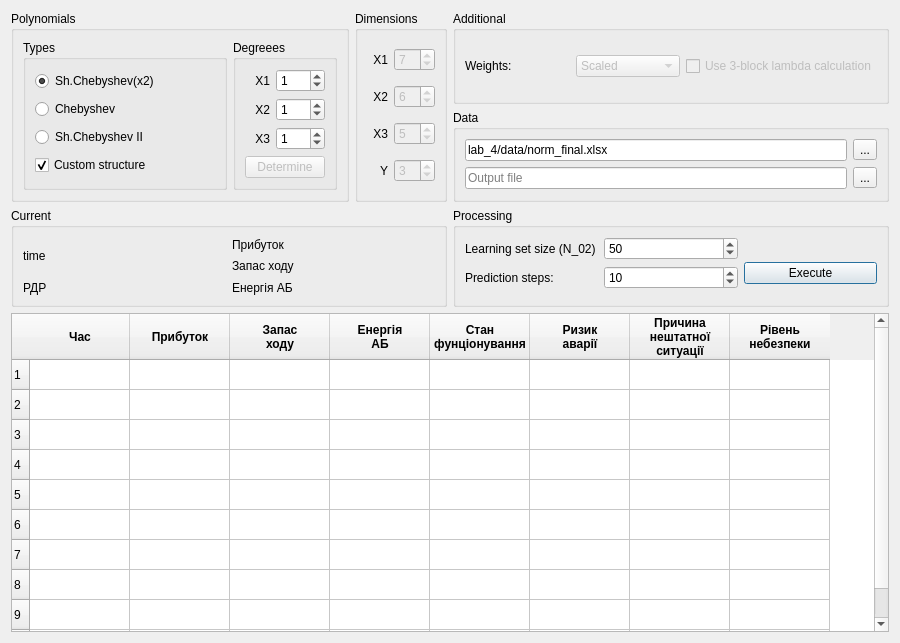
<?xml version="1.0" encoding="UTF-8"?>
<ui version="4.0">
 <class>Form</class>
 <widget class="QWidget" name="Form">
  <property name="geometry">
   <rect>
    <x>0</x>
    <y>0</y>
    <width>900</width>
    <height>643</height>
   </rect>
  </property>
  <property name="windowTitle">
   <string>Form1</string>
  </property>
  <layout class="QGridLayout" name="gridLayout_2">
   <item row="0" column="0" rowspan="2" colspan="2">
    <layout class="QHBoxLayout" name="horizontalLayout_9">
     <item>
      <layout class="QHBoxLayout" name="horizontalLayout_8">
       <item>
        <widget class="QGroupBox" name="groupBox_5">
         <property name="title">
          <string>Polynomials</string>
         </property>
         <layout class="QHBoxLayout" name="horizontalLayout">
          <item>
           <widget class="QGroupBox" name="groupBox_3">
            <property name="sizePolicy">
             <sizepolicy hsizetype="MinimumExpanding" vsizetype="Preferred">
              <horstretch>0</horstretch>
              <verstretch>0</verstretch>
             </sizepolicy>
            </property>
            <property name="title">
             <string>Types</string>
            </property>
            <layout class="QVBoxLayout" name="verticalLayout">
             <item>
              <widget class="QRadioButton" name="radio_sh_cheb">
               <property name="text">
                <string>Sh.Chebyshev(x2)</string>
               </property>
               <property name="checked">
                <bool>true</bool>
               </property>
              </widget>
             </item>
             <item>
              <widget class="QRadioButton" name="radio_cheb">
               <property name="text">
                <string>Chebyshev</string>
               </property>
              </widget>
             </item>
             <item>
              <widget class="QRadioButton" name="radio_sh_cheb_2">
               <property name="text">
                <string>Sh.Chebyshev II</string>
               </property>
              </widget>
             </item>
             <item>
              <widget class="QCheckBox" name="custom_check">
               <property name="text">
                <string>Custom structure</string>
               </property>
               <property name="checked">
                <bool>true</bool>
               </property>
              </widget>
             </item>
            </layout>
           </widget>
          </item>
          <item>
           <widget class="QGroupBox" name="groupBox_4">
            <property name="sizePolicy">
             <sizepolicy hsizetype="Fixed" vsizetype="Preferred">
              <horstretch>0</horstretch>
              <verstretch>0</verstretch>
             </sizepolicy>
            </property>
            <property name="title">
             <string>Degreees</string>
            </property>
            <layout class="QGridLayout" name="gridLayout_4" columnstretch="1,2">
             <item row="0" column="0">
              <widget class="QLabel" name="label_6">
               <property name="text">
                <string>X1</string>
               </property>
               <property name="alignment">
                <set>Qt::AlignRight|Qt::AlignTrailing|Qt::AlignVCenter</set>
               </property>
              </widget>
             </item>
             <item row="2" column="1">
              <widget class="QSpinBox" name="x3_deg">
               <property name="value">
                <number>1</number>
               </property>
              </widget>
             </item>
             <item row="2" column="0">
              <widget class="QLabel" name="label_7">
               <property name="text">
                <string>X3</string>
               </property>
               <property name="alignment">
                <set>Qt::AlignRight|Qt::AlignTrailing|Qt::AlignVCenter</set>
               </property>
              </widget>
             </item>
             <item row="1" column="1">
              <widget class="QSpinBox" name="x2_deg">
               <property name="value">
                <number>1</number>
               </property>
              </widget>
             </item>
             <item row="1" column="0">
              <widget class="QLabel" name="label_8">
               <property name="text">
                <string>X2</string>
               </property>
               <property name="alignment">
                <set>Qt::AlignRight|Qt::AlignTrailing|Qt::AlignVCenter</set>
               </property>
              </widget>
             </item>
             <item row="0" column="1">
              <widget class="QSpinBox" name="x1_deg">
               <property name="value">
                <number>1</number>
               </property>
              </widget>
             </item>
             <item row="3" column="0" colspan="2">
              <widget class="QPushButton" name="bruteforce_btn">
               <property name="enabled">
                <bool>false</bool>
               </property>
               <property name="text">
                <string>Determine</string>
               </property>
              </widget>
             </item>
            </layout>
           </widget>
          </item>
         </layout>
        </widget>
       </item>
       <item>
        <widget class="QGroupBox" name="groupBox_2">
         <property name="sizePolicy">
          <sizepolicy hsizetype="Fixed" vsizetype="Preferred">
           <horstretch>0</horstretch>
           <verstretch>0</verstretch>
          </sizepolicy>
         </property>
         <property name="title">
          <string>Dimensions</string>
         </property>
         <layout class="QGridLayout" name="gridLayout_3">
          <item row="2" column="0">
           <widget class="QLabel" name="label_4">
            <property name="text">
             <string>X3</string>
            </property>
            <property name="alignment">
             <set>Qt::AlignRight|Qt::AlignTrailing|Qt::AlignVCenter</set>
            </property>
           </widget>
          </item>
          <item row="0" column="1">
           <widget class="QSpinBox" name="x1_dim">
            <property name="enabled">
             <bool>false</bool>
            </property>
            <property name="value">
             <number>7</number>
            </property>
           </widget>
          </item>
          <item row="0" column="0">
           <widget class="QLabel" name="label_2">
            <property name="text">
             <string>X1</string>
            </property>
            <property name="alignment">
             <set>Qt::AlignRight|Qt::AlignTrailing|Qt::AlignVCenter</set>
            </property>
           </widget>
          </item>
          <item row="3" column="1">
           <widget class="QSpinBox" name="y_dim">
            <property name="enabled">
             <bool>false</bool>
            </property>
            <property name="value">
             <number>3</number>
            </property>
           </widget>
          </item>
          <item row="1" column="0">
           <widget class="QLabel" name="label_3">
            <property name="text">
             <string>X2</string>
            </property>
            <property name="alignment">
             <set>Qt::AlignRight|Qt::AlignTrailing|Qt::AlignVCenter</set>
            </property>
           </widget>
          </item>
          <item row="3" column="0">
           <widget class="QLabel" name="label_5">
            <property name="text">
             <string>Y</string>
            </property>
            <property name="alignment">
             <set>Qt::AlignRight|Qt::AlignTrailing|Qt::AlignVCenter</set>
            </property>
           </widget>
          </item>
          <item row="1" column="1">
           <widget class="QSpinBox" name="x2_dim">
            <property name="enabled">
             <bool>false</bool>
            </property>
            <property name="value">
             <number>6</number>
            </property>
           </widget>
          </item>
          <item row="2" column="1">
           <widget class="QSpinBox" name="x3_dim">
            <property name="enabled">
             <bool>false</bool>
            </property>
            <property name="value">
             <number>5</number>
            </property>
           </widget>
          </item>
         </layout>
        </widget>
       </item>
      </layout>
     </item>
     <item>
      <layout class="QVBoxLayout" name="verticalLayout_2">
       <item>
        <widget class="QGroupBox" name="groupBox_7">
         <property name="title">
          <string>Additional</string>
         </property>
         <layout class="QHBoxLayout" name="horizontalLayout_3">
          <item>
           <widget class="QLabel" name="label_9">
            <property name="text">
             <string>Weights:</string>
            </property>
           </widget>
          </item>
          <item>
           <widget class="QComboBox" name="weights_box">
            <property name="enabled">
             <bool>false</bool>
            </property>
            <property name="currentIndex">
             <number>1</number>
            </property>
            <item>
             <property name="text">
              <string>Average</string>
             </property>
            </item>
            <item>
             <property name="text">
              <string>Scaled</string>
             </property>
            </item>
           </widget>
          </item>
          <item>
           <widget class="QCheckBox" name="lambda_check">
            <property name="enabled">
             <bool>false</bool>
            </property>
            <property name="text">
             <string>Use 3-block lambda calculation</string>
            </property>
           </widget>
          </item>
         </layout>
        </widget>
       </item>
       <item>
        <widget class="QGroupBox" name="groupBox">
         <property name="title">
          <string>Data</string>
         </property>
         <layout class="QGridLayout" name="gridLayout_5">
          <item row="2" column="0">
           <widget class="QLineEdit" name="line_output">
            <property name="text">
             <string/>
            </property>
            <property name="placeholderText">
             <string>Output file</string>
            </property>
           </widget>
          </item>
          <item row="1" column="0">
           <widget class="QLineEdit" name="line_input">
            <property name="text">
             <string>lab_4/data/norm_final.xlsx</string>
            </property>
            <property name="placeholderText">
             <string>Input file</string>
            </property>
           </widget>
          </item>
          <item row="2" column="1">
           <widget class="QToolButton" name="select_output">
            <property name="text">
             <string>...</string>
            </property>
           </widget>
          </item>
          <item row="1" column="1">
           <widget class="QToolButton" name="select_input">
            <property name="text">
             <string>...</string>
            </property>
           </widget>
          </item>
         </layout>
        </widget>
       </item>
      </layout>
     </item>
    </layout>
   </item>
   <item row="2" column="1">
    <widget class="QGroupBox" name="groupBox_6">
     <property name="title">
      <string>Processing</string>
     </property>
     <layout class="QGridLayout" name="gridLayout">
      <item row="3" column="0">
       <widget class="QLabel" name="label_10">
        <property name="text">
         <string>Prediction steps:</string>
        </property>
       </widget>
      </item>
      <item row="3" column="2">
       <widget class="QSpinBox" name="predictBox">
        <property name="value">
         <number>10</number>
        </property>
       </widget>
      </item>
      <item row="2" column="3" rowspan="3">
       <widget class="QPushButton" name="exec_button">
        <property name="text">
         <string>Execute</string>
        </property>
        <property name="default">
         <bool>true</bool>
        </property>
        <property name="flat">
         <bool>false</bool>
        </property>
       </widget>
      </item>
      <item row="1" column="2" rowspan="2">
       <widget class="QSpinBox" name="sample_spin">
        <property name="maximum">
         <number>999</number>
        </property>
        <property name="value">
         <number>50</number>
        </property>
       </widget>
      </item>
      <item row="1" column="0" rowspan="2">
       <widget class="QLabel" name="label">
        <property name="text">
         <string>Learning set size (N_02)</string>
        </property>
       </widget>
      </item>
     </layout>
    </widget>
   </item>
   <item row="2" column="0">
    <widget class="QGroupBox" name="Current">
     <property name="title">
      <string>Current</string>
     </property>
     <layout class="QGridLayout" name="gridLayout_6">
      <item row="0" column="0" rowspan="2">
       <widget class="QLabel" name="label_11">
        <property name="text">
         <string>time</string>
        </property>
       </widget>
      </item>
      <item row="0" column="1" rowspan="2">
       <widget class="QLabel" name="lbl_time">
        <property name="text">
         <string/>
        </property>
       </widget>
      </item>
      <item row="0" column="2">
       <widget class="QLabel" name="label_12">
        <property name="text">
         <string>Прибуток</string>
        </property>
       </widget>
      </item>
      <item row="0" column="3">
       <widget class="QLabel" name="lbl_y1">
        <property name="text">
         <string/>
        </property>
       </widget>
      </item>
      <item row="1" column="2">
       <widget class="QLabel" name="label_13">
        <property name="text">
         <string>Запас ходу</string>
        </property>
       </widget>
      </item>
      <item row="1" column="3">
       <widget class="QLabel" name="lbl_y2">
        <property name="text">
         <string/>
        </property>
       </widget>
      </item>
      <item row="2" column="0">
       <widget class="QLabel" name="label_15">
        <property name="text">
         <string>РДР</string>
        </property>
       </widget>
      </item>
      <item row="2" column="1">
       <widget class="QLabel" name="lbl_rmr">
        <property name="text">
         <string/>
        </property>
       </widget>
      </item>
      <item row="2" column="2">
       <widget class="QLabel" name="label_14">
        <property name="text">
         <string>Енергія АБ</string>
        </property>
       </widget>
      </item>
      <item row="2" column="3">
       <widget class="QLabel" name="lbl_y3">
        <property name="text">
         <string/>
        </property>
       </widget>
      </item>
     </layout>
     <zorder>label_11</zorder>
     <zorder>lbl_time</zorder>
     <zorder>label_15</zorder>
     <zorder>lbl_rmr</zorder>
     <zorder>label_12</zorder>
     <zorder>lbl_y1</zorder>
     <zorder>label_13</zorder>
     <zorder>lbl_y2</zorder>
     <zorder>label_14</zorder>
     <zorder>lbl_y3</zorder>
    </widget>
   </item>
   <item row="3" column="0" colspan="2">
    <widget class="QTableWidget" name="tablewidget">
     <property name="maximumSize">
      <size>
       <width>900</width>
       <height>16777215</height>
      </size>
     </property>
     <property name="rowCount">
      <number>10</number>
     </property>
     <property name="columnCount">
      <number>8</number>
     </property>
     <row/>
     <row/>
     <row/>
     <row/>
     <row/>
     <row/>
     <row/>
     <row/>
     <row/>
     <row/>
     <column>
      <property name="text">
       <string>Час</string>
      </property>
      <property name="font">
       <font>
        <weight>75</weight>
        <bold>true</bold>
       </font>
      </property>
     </column>
     <column>
      <property name="text">
       <string>Прибуток</string>
      </property>
      <property name="font">
       <font>
        <weight>75</weight>
        <bold>true</bold>
       </font>
      </property>
     </column>
     <column>
      <property name="text">
       <string>Запас
ходу</string>
      </property>
      <property name="font">
       <font>
        <weight>75</weight>
        <bold>true</bold>
       </font>
      </property>
     </column>
     <column>
      <property name="text">
       <string>Енергія
АБ</string>
      </property>
      <property name="font">
       <font>
        <weight>75</weight>
        <bold>true</bold>
       </font>
      </property>
     </column>
     <column>
      <property name="text">
       <string>Стан
фунціонування</string>
      </property>
      <property name="font">
       <font>
        <weight>75</weight>
        <bold>true</bold>
       </font>
      </property>
     </column>
     <column>
      <property name="text">
       <string>Ризик
аварії</string>
      </property>
      <property name="font">
       <font>
        <weight>75</weight>
        <bold>true</bold>
       </font>
      </property>
     </column>
     <column>
      <property name="text">
       <string>Причина
нештатної
ситуації</string>
      </property>
      <property name="font">
       <font>
        <weight>75</weight>
        <bold>true</bold>
       </font>
      </property>
     </column>
     <column>
      <property name="text">
       <string>Рівень
небезпеки</string>
      </property>
      <property name="font">
       <font>
        <weight>75</weight>
        <bold>true</bold>
       </font>
      </property>
     </column>
     <item row="0" column="0">
      <property name="text">
       <string/>
      </property>
      <property name="font">
       <font>
        <weight>50</weight>
        <bold>false</bold>
       </font>
      </property>
     </item>
    </widget>
   </item>
  </layout>
 </widget>
 <tabstops>
  <tabstop>radio_sh_cheb</tabstop>
  <tabstop>radio_cheb</tabstop>
  <tabstop>radio_sh_cheb_2</tabstop>
  <tabstop>x1_deg</tabstop>
  <tabstop>x2_deg</tabstop>
  <tabstop>x3_deg</tabstop>
  <tabstop>x1_dim</tabstop>
  <tabstop>x2_dim</tabstop>
  <tabstop>x3_dim</tabstop>
  <tabstop>y_dim</tabstop>
  <tabstop>line_input</tabstop>
  <tabstop>select_input</tabstop>
  <tabstop>line_output</tabstop>
  <tabstop>select_output</tabstop>
 </tabstops>
 <resources/>
 <connections>
  <connection>
   <sender>exec_button</sender>
   <signal>clicked()</signal>
   <receiver>Form</receiver>
   <slot>exec_clicked()</slot>
   <hints>
    <hint type="sourcelabel">
     <x>379</x>
     <y>219</y>
    </hint>
    <hint type="destinationlabel">
     <x>309</x>
     <y>199</y>
    </hint>
   </hints>
  </connection>
  <connection>
   <sender>select_input</sender>
   <signal>clicked()</signal>
   <receiver>Form</receiver>
   <slot>input_clicked()</slot>
   <hints>
    <hint type="sourcelabel">
     <x>557</x>
     <y>95</y>
    </hint>
    <hint type="destinationlabel">
     <x>309</x>
     <y>199</y>
    </hint>
   </hints>
  </connection>
  <connection>
   <sender>select_output</sender>
   <signal>clicked()</signal>
   <receiver>Form</receiver>
   <slot>output_clicked()</slot>
   <hints>
    <hint type="sourcelabel">
     <x>557</x>
     <y>136</y>
    </hint>
    <hint type="destinationlabel">
     <x>309</x>
     <y>199</y>
    </hint>
   </hints>
  </connection>
  <connection>
   <sender>x1_dim</sender>
   <signal>valueChanged(int)</signal>
   <receiver>Form</receiver>
   <slot>dimension_modified(int)</slot>
   <hints>
    <hint type="sourcelabel">
     <x>361</x>
     <y>44</y>
    </hint>
    <hint type="destinationlabel">
     <x>309</x>
     <y>199</y>
    </hint>
   </hints>
  </connection>
  <connection>
   <sender>x2_dim</sender>
   <signal>valueChanged(int)</signal>
   <receiver>Form</receiver>
   <slot>dimension_modified(int)</slot>
   <hints>
    <hint type="sourcelabel">
     <x>361</x>
     <y>78</y>
    </hint>
    <hint type="destinationlabel">
     <x>309</x>
     <y>199</y>
    </hint>
   </hints>
  </connection>
  <connection>
   <sender>x3_dim</sender>
   <signal>valueChanged(int)</signal>
   <receiver>Form</receiver>
   <slot>dimension_modified(int)</slot>
   <hints>
    <hint type="sourcelabel">
     <x>361</x>
     <y>112</y>
    </hint>
    <hint type="destinationlabel">
     <x>309</x>
     <y>199</y>
    </hint>
   </hints>
  </connection>
  <connection>
   <sender>x1_deg</sender>
   <signal>valueChanged(int)</signal>
   <receiver>Form</receiver>
   <slot>degree_modified(int)</slot>
   <hints>
    <hint type="sourcelabel">
     <x>227</x>
     <y>81</y>
    </hint>
    <hint type="destinationlabel">
     <x>309</x>
     <y>199</y>
    </hint>
   </hints>
  </connection>
  <connection>
   <sender>x2_deg</sender>
   <signal>valueChanged(int)</signal>
   <receiver>Form</receiver>
   <slot>degree_modified(int)</slot>
   <hints>
    <hint type="sourcelabel">
     <x>227</x>
     <y>131</y>
    </hint>
    <hint type="destinationlabel">
     <x>309</x>
     <y>199</y>
    </hint>
   </hints>
  </connection>
  <connection>
   <sender>x3_deg</sender>
   <signal>valueChanged(int)</signal>
   <receiver>Form</receiver>
   <slot>degree_modified(int)</slot>
   <hints>
    <hint type="sourcelabel">
     <x>279</x>
     <y>133</y>
    </hint>
    <hint type="destinationlabel">
     <x>309</x>
     <y>199</y>
    </hint>
   </hints>
  </connection>
  <connection>
   <sender>radio_sh_cheb</sender>
   <signal>toggled(bool)</signal>
   <receiver>Form</receiver>
   <slot>type_modified(bool)</slot>
   <hints>
    <hint type="sourcelabel">
     <x>86</x>
     <y>78</y>
    </hint>
    <hint type="destinationlabel">
     <x>309</x>
     <y>199</y>
    </hint>
   </hints>
  </connection>
  <connection>
   <sender>radio_sh_cheb_2</sender>
   <signal>toggled(bool)</signal>
   <receiver>Form</receiver>
   <slot>type_modified(bool)</slot>
   <hints>
    <hint type="sourcelabel">
     <x>86</x>
     <y>150</y>
    </hint>
    <hint type="destinationlabel">
     <x>309</x>
     <y>199</y>
    </hint>
   </hints>
  </connection>
  <connection>
   <sender>radio_cheb</sender>
   <signal>toggled(bool)</signal>
   <receiver>Form</receiver>
   <slot>type_modified(bool)</slot>
   <hints>
    <hint type="sourcelabel">
     <x>86</x>
     <y>114</y>
    </hint>
    <hint type="destinationlabel">
     <x>309</x>
     <y>199</y>
    </hint>
   </hints>
  </connection>
  <connection>
   <sender>Form</sender>
   <signal>output_changed(QString)</signal>
   <receiver>line_output</receiver>
   <slot>setText(QString)</slot>
   <hints>
    <hint type="sourcelabel">
     <x>309</x>
     <y>199</y>
    </hint>
    <hint type="destinationlabel">
     <x>483</x>
     <y>136</y>
    </hint>
   </hints>
  </connection>
  <connection>
   <sender>Form</sender>
   <signal>input_changed(QString)</signal>
   <receiver>line_input</receiver>
   <slot>setText(QString)</slot>
   <hints>
    <hint type="sourcelabel">
     <x>309</x>
     <y>199</y>
    </hint>
    <hint type="destinationlabel">
     <x>483</x>
     <y>95</y>
    </hint>
   </hints>
  </connection>
  <connection>
   <sender>line_input</sender>
   <signal>textChanged(QString)</signal>
   <receiver>Form</receiver>
   <slot>input_modified(QString)</slot>
   <hints>
    <hint type="sourcelabel">
     <x>483</x>
     <y>95</y>
    </hint>
    <hint type="destinationlabel">
     <x>309</x>
     <y>199</y>
    </hint>
   </hints>
  </connection>
  <connection>
   <sender>line_output</sender>
   <signal>textChanged(QString)</signal>
   <receiver>Form</receiver>
   <slot>output_modified(QString)</slot>
   <hints>
    <hint type="sourcelabel">
     <x>483</x>
     <y>136</y>
    </hint>
    <hint type="destinationlabel">
     <x>309</x>
     <y>199</y>
    </hint>
   </hints>
  </connection>
  <connection>
   <sender>lambda_check</sender>
   <signal>toggled(bool)</signal>
   <receiver>Form</receiver>
   <slot>lambda_calc_method_changed(bool)</slot>
   <hints>
    <hint type="sourcelabel">
     <x>301</x>
     <y>219</y>
    </hint>
    <hint type="destinationlabel">
     <x>309</x>
     <y>199</y>
    </hint>
   </hints>
  </connection>
  <connection>
   <sender>weights_box</sender>
   <signal>currentIndexChanged(QString)</signal>
   <receiver>Form</receiver>
   <slot>weights_modified(QString)</slot>
   <hints>
    <hint type="sourcelabel">
     <x>136</x>
     <y>220</y>
    </hint>
    <hint type="destinationlabel">
     <x>309</x>
     <y>199</y>
    </hint>
   </hints>
  </connection>
  <connection>
   <sender>y_dim</sender>
   <signal>valueChanged(int)</signal>
   <receiver>Form</receiver>
   <slot>dimension_modified(int)</slot>
   <hints>
    <hint type="sourcelabel">
     <x>378</x>
     <y>146</y>
    </hint>
    <hint type="destinationlabel">
     <x>311</x>
     <y>299</y>
    </hint>
   </hints>
  </connection>
  <connection>
   <sender>bruteforce_btn</sender>
   <signal>clicked()</signal>
   <receiver>Form</receiver>
   <slot>bruteforce_called()</slot>
   <hints>
    <hint type="sourcelabel">
     <x>267</x>
     <y>171</y>
    </hint>
    <hint type="destinationlabel">
     <x>339</x>
     <y>299</y>
    </hint>
   </hints>
  </connection>
  <connection>
   <sender>custom_check</sender>
   <signal>toggled(bool)</signal>
   <receiver>Form</receiver>
   <slot>structure_changed(bool)</slot>
   <hints>
    <hint type="sourcelabel">
     <x>111</x>
     <y>160</y>
    </hint>
    <hint type="destinationlabel">
     <x>370</x>
     <y>299</y>
    </hint>
   </hints>
  </connection>
  <connection>
   <sender>sample_spin</sender>
   <signal>valueChanged(int)</signal>
   <receiver>Form</receiver>
   <slot>samples_modified(int)</slot>
   <hints>
    <hint type="sourcelabel">
     <x>568</x>
     <y>53</y>
    </hint>
    <hint type="destinationlabel">
     <x>309</x>
     <y>199</y>
    </hint>
   </hints>
  </connection>
 </connections>
 <slots>
  <signal>input_changed(QString)</signal>
  <signal>output_changed(QString)</signal>
  <signal>x1_dim_changed(int)</signal>
  <signal>x2_dim_changed(int)</signal>
  <signal>x3_dim_changed(int)</signal>
  <signal>x1_deg_changed(int)</signal>
  <signal>x2_deg_changed(int)</signal>
  <signal>x3_deg_changed(int)</signal>
  <signal>type_cheb()</signal>
  <signal>type_lege()</signal>
  <signal>type_lagg()</signal>
  <signal>type_herm()</signal>
  <slot>input_clicked()</slot>
  <slot>output_clicked()</slot>
  <slot>samples_modified(int)</slot>
  <slot>dimension_modified(int)</slot>
  <slot>degree_modified(int)</slot>
  <slot>type_modified(bool)</slot>
  <slot>plot_clicked()</slot>
  <slot>exec_clicked()</slot>
  <slot>input_modified(QString)</slot>
  <slot>output_modified(QString)</slot>
  <slot>weights_modified(QString)</slot>
  <slot>lambda_calc_method_changed(bool)</slot>
  <slot>bruteforce_called()</slot>
  <slot>structure_changed(bool)</slot>
 </slots>
</ui>
